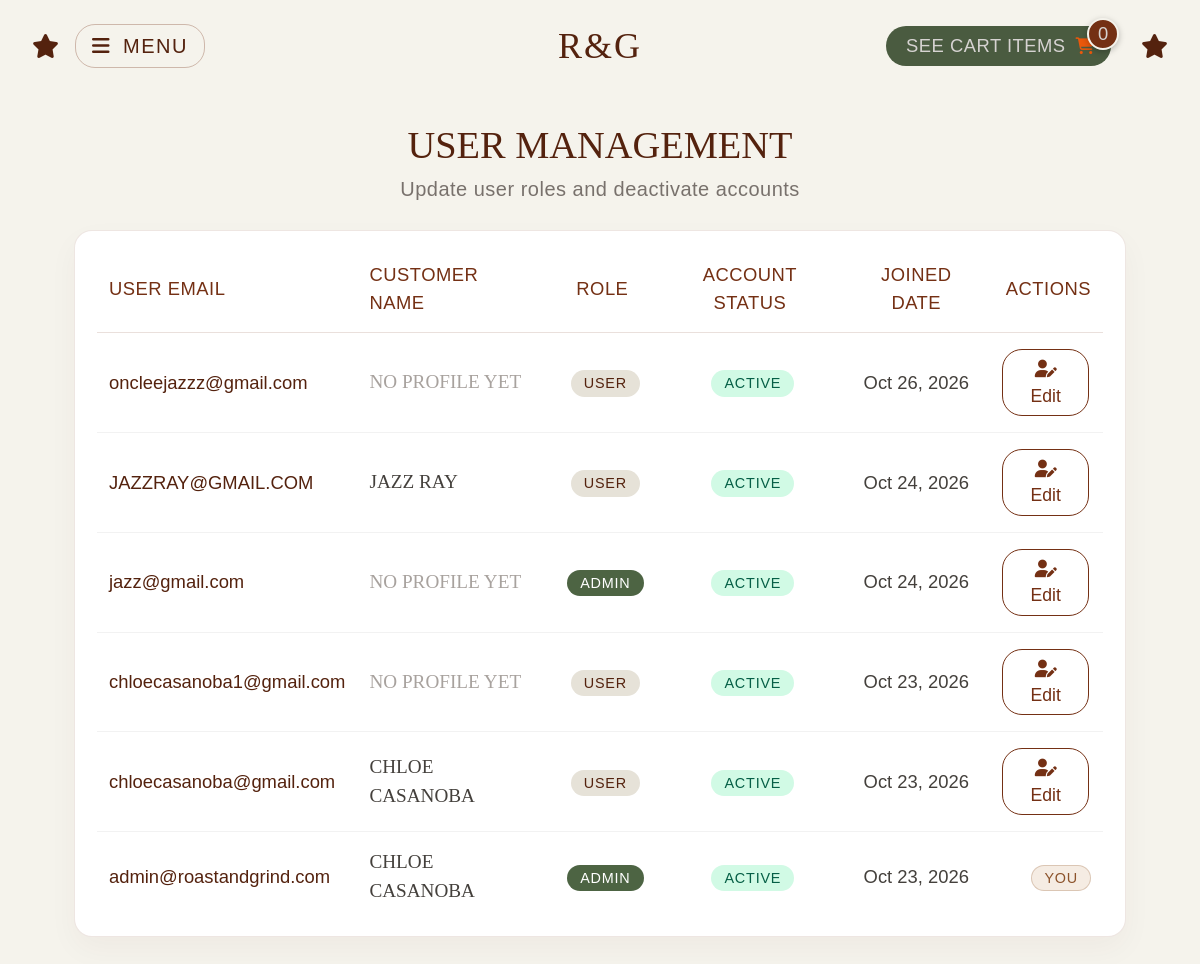
Before: /admin/users.php (signed in, upper part) with the older database file.
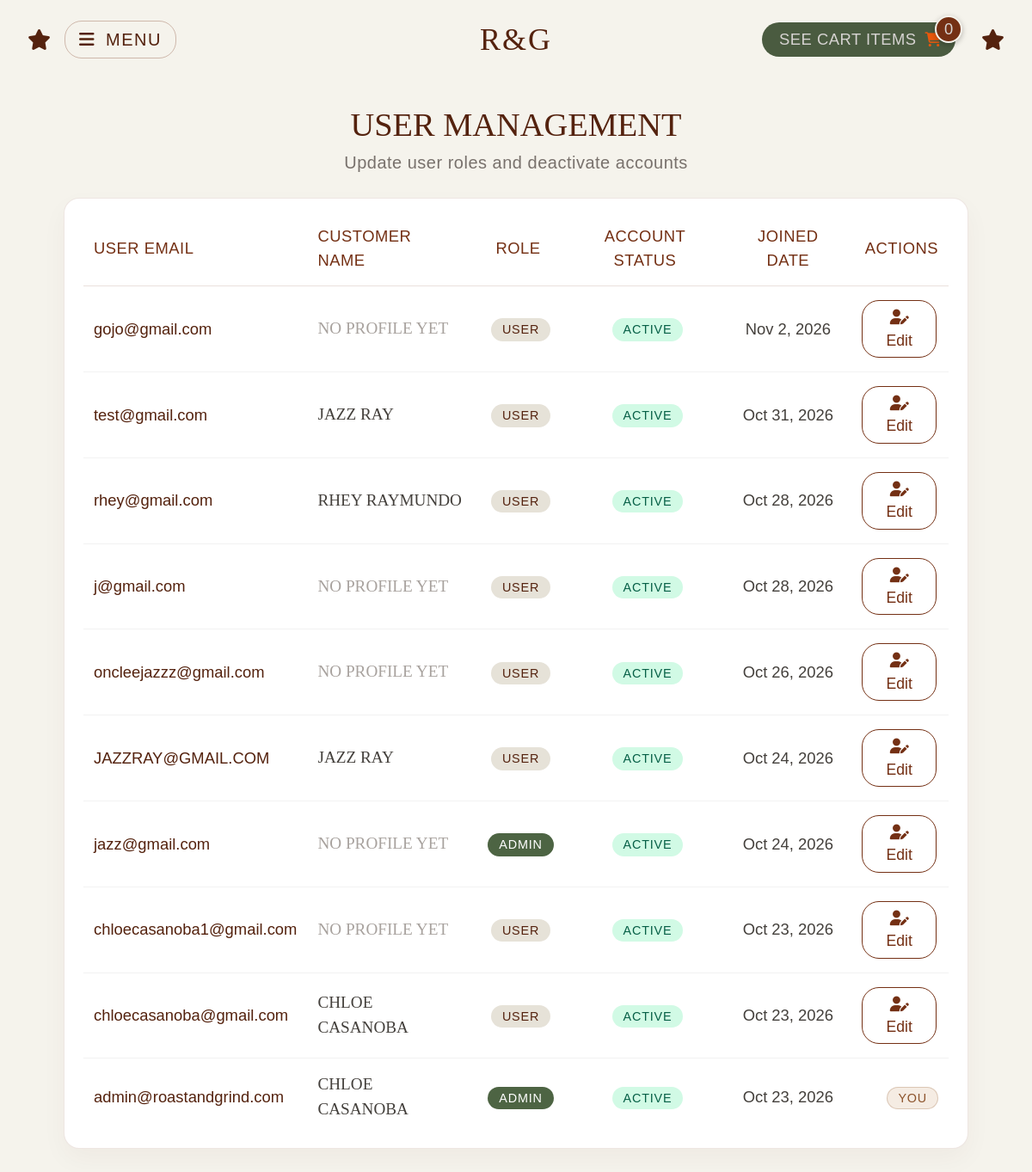
After: the same page with the newer database file.
### tables this page shows
CREATE TABLE `customers` (
  `customer_id` int(11) NOT NULL,
  `user_id` int(11) NOT NULL,
  `profile_photo` varchar(255) DEFAULT 'default_avatar.png',
  `first_name` varchar(50) NOT NULL DEFAULT '',
  `last_name` varchar(50) NOT NULL DEFAULT '',
  `address` varchar(150) NOT NULL DEFAULT '',
  `town` varchar(50) NOT NULL DEFAULT '',
  `postal_code` varchar(10) NOT NULL DEFAULT '',
  `phone` varchar(20) NOT NULL DEFAULT ''
);

CREATE TABLE `users` (
  `user_id` int(11) NOT NULL,
  `email` varchar(255) NOT NULL,
  `password_hash` varchar(255) NOT NULL,
  `role` enum('user','admin') NOT NULL DEFAULT 'user',
  `status` enum('active','inactive') NOT NULL DEFAULT 'active',
  `created_at` timestamp NOT NULL DEFAULT current_timestamp()
);

### admin/users.php (the view, shortened to what this page needs)
<?php
require_once "../includes/config.php";
$sql = "SELECT u.user_id, u.email, u.role, u.status, u.created_at, c.first_name, c.last_name
        FROM users u
        LEFT JOIN customers c ON u.user_id = c.user_id
        ORDER BY u.created_at DESC";
$result = mysqli_query($conn, $sql);
require_once "../includes/header.php";
?>
<div class="admin-items-wrapper">
    <h1 class="admin-items-title">User Management</h1>
    <p class="admin-items-subtitle">Update user roles and deactivate accounts</p>
    <div class="admin-items-box mt-4">
        <table class="dashboard-table">
            <thead>
                <tr>
                    <th class="text-start">User Email</th>
                    <th class="text-start">Customer Name</th>
                    <th class="text-center">Role</th>
                    <th class="text-center">Account Status</th>
                    <th class="text-center">Joined Date</th>
                    <th class="text-end">Actions</th>
                </tr>
            </thead>
            <tbody>
                <?php while ($row = mysqli_fetch_assoc($result)): ?>
                    <tr>
                        <td style="font-family: 'Alinore', sans-serif; font-size: 1.15rem; color: #54220E;">
                            <?= htmlspecialchars($row['email']); ?>
                        </td>
                        <td style="font-family: 'Aqila', serif; font-size: 1.2rem; text-transform: uppercase;">
                            <?= htmlspecialchars(trim($row['first_name'] . ' ' . $row['last_name'])) ?: '<span style="color:#A8A29E; font-family:\'Alinore\';">No Profile Yet</span>'; ?>
                        </td>
                        <td class="text-center">
                            <?php if ($row['role'] === 'admin'): ?>
                                <span class="badge" style="background-color: #4D6443; color: white;">Admin</span>
                            <?php else: ?>
                                <span class="badge" style="background-color: #E6E2D8; color: #54220E;">User</span>
                            <?php endif; ?>
                        </td>
                        <td class="text-center">
                            <?php if ($row['status'] === 'active'): ?>
                                <span class="badge" style="background-color: #D1FAE5; color: #065F46;">Active</span>
                            <?php else: ?>
                                <span class="badge" style="background-color: #FEE2E2; color: #991B1B;">Inactive</span>
                            <?php endif; ?>
                        </td>
                        <td class="text-center" style="font-family: 'Alinore', sans-serif;">
                            <?= date('M j, Y', strtotime($row['created_at'])); ?>
                        </td>
                        <td class="text-end">
                            <?php if ((int)$row['user_id'] !== (int)$_SESSION['user_id']): ?>
                                <button type="button" class="admin-action-btn" data-bs-toggle="modal" data-bs-target="#editUserModal<?= $row['user_id']; ?>">
                                    <i class="fa-solid fa-user-pen"></i> Edit
                                </button>
                            <?php else: ?>
                                <span class="badge bg-secondary">You</span>
                            <?php endif; ?>
                        </td>
                    </tr>
                <?php endwhile; ?>
            </tbody>
        </table>
    </div>
</div>
<?php require_once "../includes/footer.php"; ?>

Changed rows visible on the page:
added customers: user.email "gojo@gmail.com", first_name+last_name "NO PROFILE YET", shows "USER", user.created_at "Nov 2, 2026"
added customers: user.email "test@gmail.com", first_name+last_name "JAZZ RAY", shows "USER", user.created_at "Oct 31, 2026"
added customers: user.email "rhey@gmail.com", first_name+last_name "RHEY RAYMUNDO", shows "USER", user.created_at "Oct 28, 2026"
added customers: user.email "j@gmail.com", first_name+last_name "NO PROFILE YET", shows "USER", user.created_at "Oct 28, 2026"
